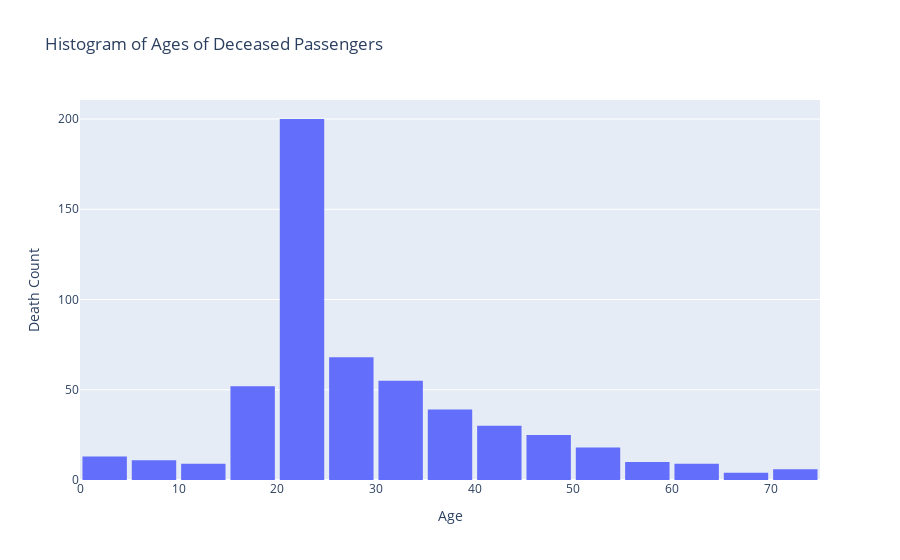

Notebook cell for this chart:
### Markdown cell above
### Histogram of death count wrt age bins

### Code cell
death_df = df[df['Survived'] == 0]

# Create the histogram
fig = px.histogram(death_df, x='Age', nbins=30, title='Histogram of Ages of Deceased Passengers')

# Update layout for better readability
fig.update_layout(
    xaxis_title='Age',
    yaxis_title='Death Count',
    bargap=0.1
)

# Show the plot
fig.show()

### Figure 1 — Plotly figure (JSON) as saved in the notebook; plotly's stock layout.template omitted (floating-point values rounded to 4 significant figures; data arrays with more than 128 entries replaced by an {"elided": "..."} marker saying what was removed)
{"data": [{"alignmentgroup": "True", "bingroup": "x", "hovertemplate": "Age=%{x}<br>count=%{y}<extra></extra>", "legendgroup": "", "marker": {"color": "#636efa", "pattern": {"shape": ""}}, "name": "", "nbinsx": 30, "offsetgroup": "", "orientation": "v", "showlegend": false, "type": "histogram", "x": {"elided": "549 float values"}, "xaxis": "x", "yaxis": "y"}], "layout": {"bargap": 0.1, "barmode": "relative", "legend": {"tracegroupgap": 0}, "title": {"text": "Histogram of Ages of Deceased Passengers"}, "xaxis": {"anchor": "y", "domain": [0, 1], "title": {"text": "Age"}}, "yaxis": {"anchor": "x", "domain": [0, 1], "title": {"text": "Death Count"}}}}
